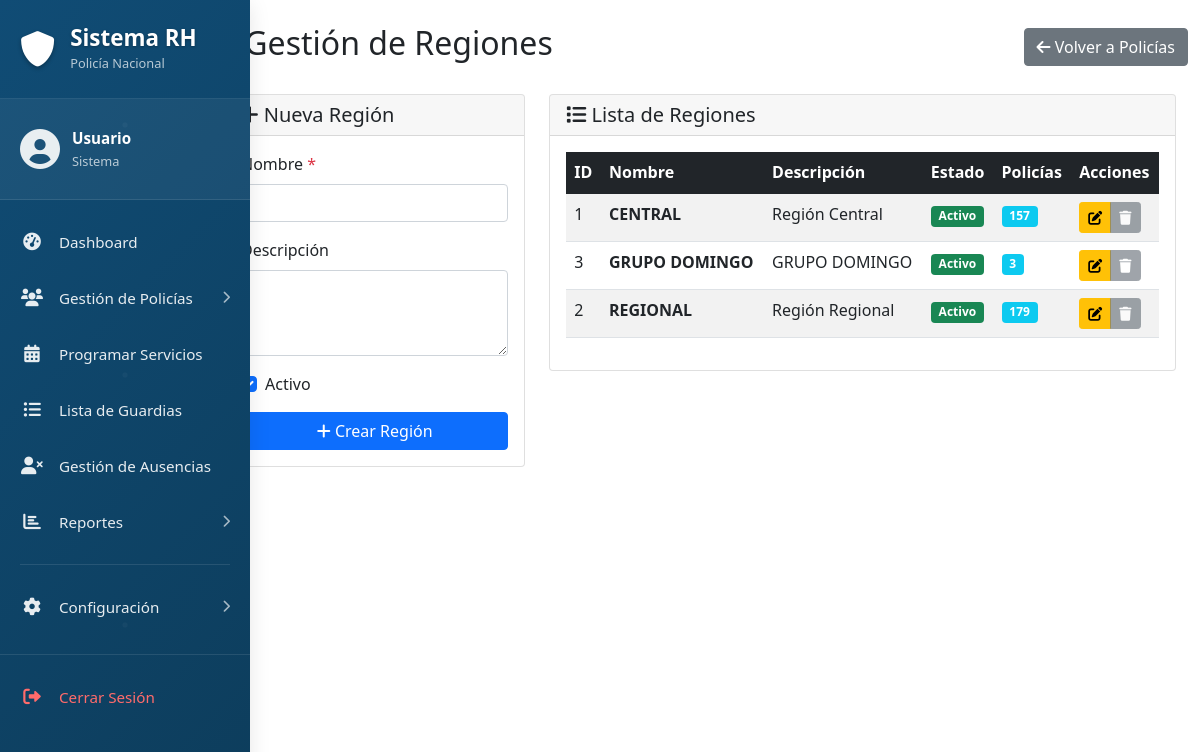
The page /admin/policias/region/index.php on the database as committed earlier.
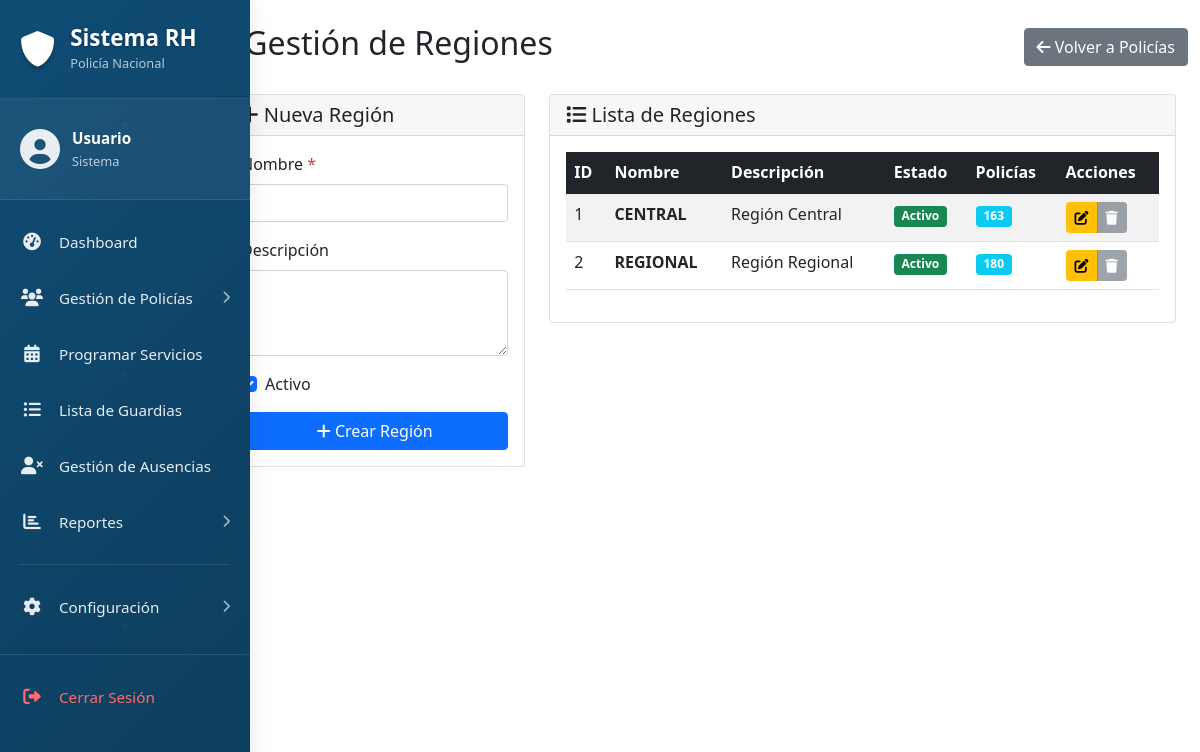
The same page on the database as committed later.
### tables this page shows
CREATE TABLE `regiones` (
  `id` int NOT NULL,
  `nombre` varchar(50) NOT NULL,
  `descripcion` text,
  `activo` tinyint(1) DEFAULT '1',
  `created_at` timestamp NULL DEFAULT CURRENT_TIMESTAMP,
  `updated_at` timestamp NULL DEFAULT CURRENT_TIMESTAMP ON UPDATE CURRENT_TIMESTAMP
);

### admin/policias/region/index.php (the view, shortened to what the changed rows need)
<?php
require_once '../../../cnx/db_connect.php';
$regiones_query = "SELECT r.*,
                   (SELECT COUNT(*) FROM policias p WHERE p.region_id = r.id) as policias_count
                   FROM regiones r ORDER BY r.nombre";
$regiones_result = $conn->query($regiones_query);
$regiones = $regiones_result ? $regiones_result->fetchAll() : [];
?>
<!DOCTYPE html>
<html lang="es">
<head>
    <link href="https://cdn.jsdelivr.net/npm/bootstrap@5.1.3/dist/css/bootstrap.min.css" rel="stylesheet">
    <link href="https://cdnjs.cloudflare.com/ajax/libs/font-awesome/6.0.0/css/all.min.css" rel="stylesheet">
</head>
<body>
    <div class="container-fluid">
        <div class="row">
            <div class="col-md-10">
                <div class="container-fluid py-4">
                    <div class="d-flex justify-content-between align-items-center mb-4">
                        <h2><i class="fas fa-map-marker-alt"></i> Gestión de Regiones</h2>
                    </div>
                    <div class="row">
                        <div class="col-md-8">
                            <div class="card">
                                <div class="card-body">
                                    <?php if (!empty($regiones)): ?>
                                        <div class="table-responsive">
                                            <table class="table table-striped table-hover">
                                                <thead class="table-dark">
                                                    <tr>
                                                        <th>ID</th>
                                                        <th>Nombre</th>
                                                        <th>Descripción</th>
                                                        <th>Estado</th>
                                                        <th>Policías</th>
                                                        <th>Acciones</th>
                                                    </tr>
                                                </thead>
                                                <tbody>
                                                    <?php foreach ($regiones as $region): ?>
                                                        <tr>
                                                            <td><?php echo $region['id']; ?></td>
                                                            <td>
                                                                <strong><?php echo htmlspecialchars($region['nombre']); ?></strong>
                                                            </td>
                                                            <td><?php echo htmlspecialchars($region['descripcion']); ?></td>
                                                            <td>
                                                                <?php if ($region['activo']): ?>
                                                                    <span class="badge bg-success">Activo</span>
                                                                <?php else: ?>
                                                                    <span class="badge bg-secondary">Inactivo</span>
                                                                <?php endif; ?>
                                                            </td>
                                                            <td>
                                                                <span class="badge bg-info"><?php echo $region['policias_count']; ?></span>
                                                            </td>
                                                            <td>
                                                                <div class="btn-group" role="group">
                                                                    <a href="?edit=<?php echo $region['id']; ?>"
                                                                       class="btn btn-sm btn-warning" title="Editar">
                                                                        <i class="fas fa-edit"></i>
                                                                    </a>
                                                                    <?php if ($region['policias_count'] == 0): ?>
                                                                        <button type="button" class="btn btn-sm btn-danger"
                                                                                onclick="confirmarEliminacion(<?php echo $region['id']; ?>, '<?php echo htmlspecialchars($region['nombre']); ?>')"
                                                                                title="Eliminar">
                                                                            <i class="fas fa-trash"></i>
                                                                        </button>
                                                                    <?php else: ?>
                                                                        <button type="button" class="btn btn-sm btn-secondary"
                                                                                title="No se puede eliminar (tiene policías asignados)" disabled>
                                                                            <i class="fas fa-trash"></i>
                                                                        </button>
                                                                    <?php endif; ?>
                                                                </div>
                                                            </td>
                                                        </tr>
                                                    <?php endforeach; ?>
                                                </tbody>
                                            </table>
                                        </div>
                                    <?php endif; ?>
                                </div>
                            </div>
                        </div>
                    </div>
                </div>
            </div>
        </div>
    </div>
</body>
</html>

Rows that differ between the two databases and show on the page:
removed regiones: id "3", nombre "GRUPO DOMINGO", descripcion "GRUPO DOMINGO", activo "Activo", policias_count "3"
computed for regiones "CENTRAL": policias_count "157" → "163"
computed for regiones "REGIONAL": policias_count "179" → "180"
